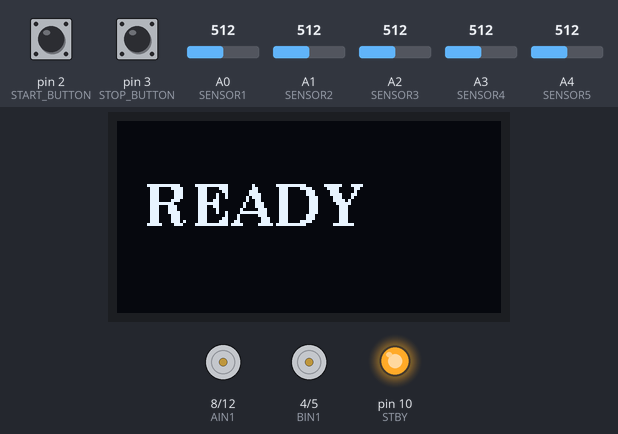
Recording of a sketch running on a simulated Arduino Uno, built with avr-gcc and run on an emulated ATmega328P. On the bench: 128×64 one-colour display, motor-driver pin pairs drawn as motors (green arrow = first pin HIGH = forward, orange = second pin HIGH = backward, longer = more drive, scaled by the enable pin, stopped while the standby pin is LOW), output pins drawn as LEDs (lit = HIGH). The test bench sets the inputs (shaded band); at power-on: pin 2 (START_BUTTON) LOW, pin 3 (STOP_BUTTON) LOW, A0 (SENSOR1) = 512, A1 (SENSOR2) = 512, A2 (SENSOR3) = 512, A3 (SENSOR4) = 512, A4 (SENSOR5) = 512. What the sketch prints to the serial monitor is not drawn.

Above: at 1.2 s.
1.3 s: pin 2 (START_BUTTON) pulled HIGH for 0.15 s
At 1.8 s:
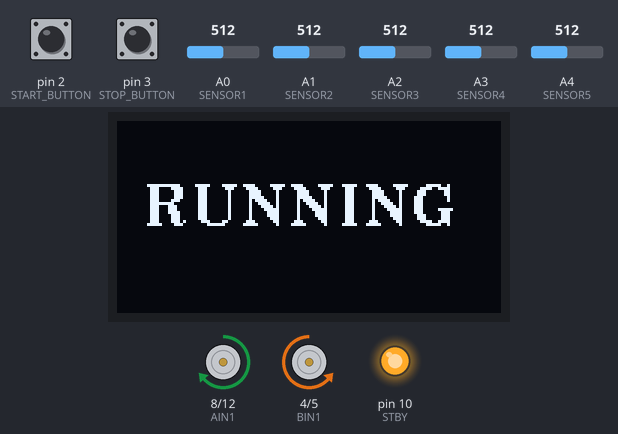
2.9 s: pin 3 (STOP_BUTTON) pulled HIGH for 0.15 s
At 4.0 s:
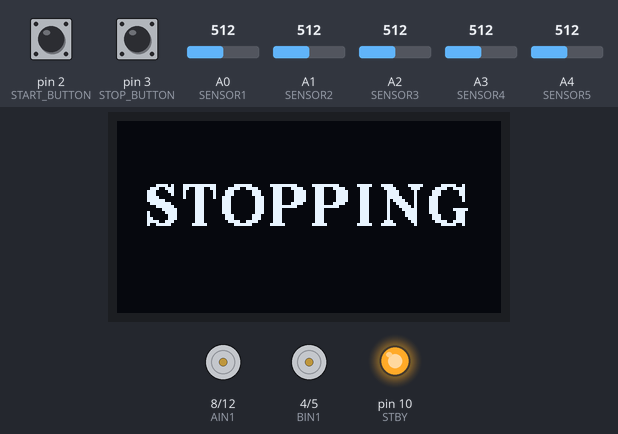
6.0 s: pin 2 (START_BUTTON) pulled HIGH for 1 s
At 6.7 s:
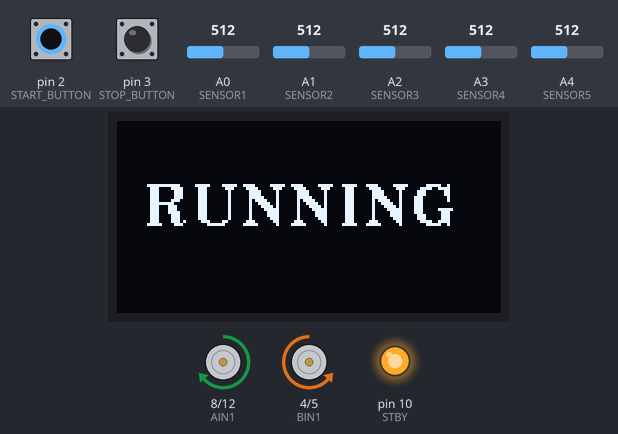
8.5 s: A0 (SENSOR1) set to 525
At 9.1 s:
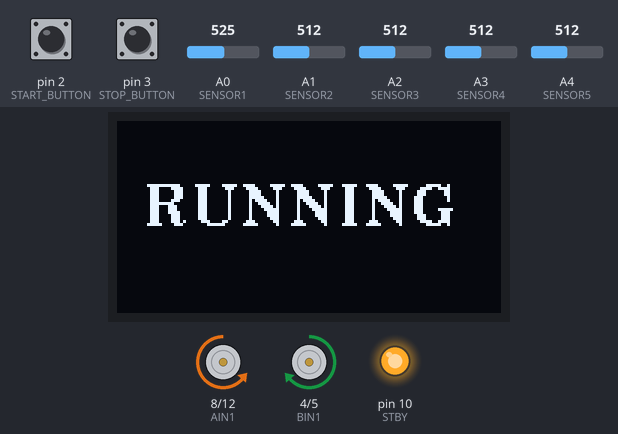
10.0 s: A1 (SENSOR2) set to 716
At 10.4 s:
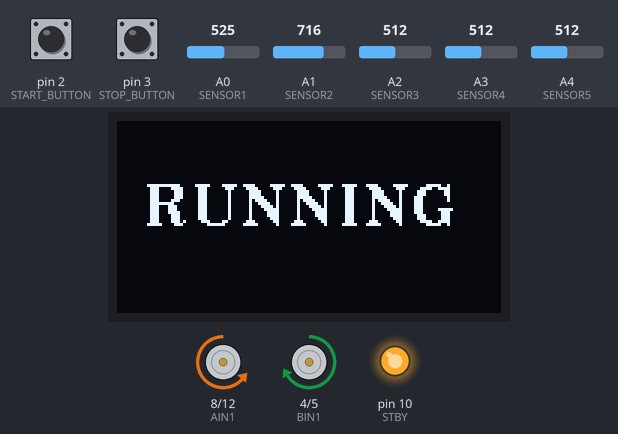
11.5 s: A0 (SENSOR1) set to 502
At 12.7 s:
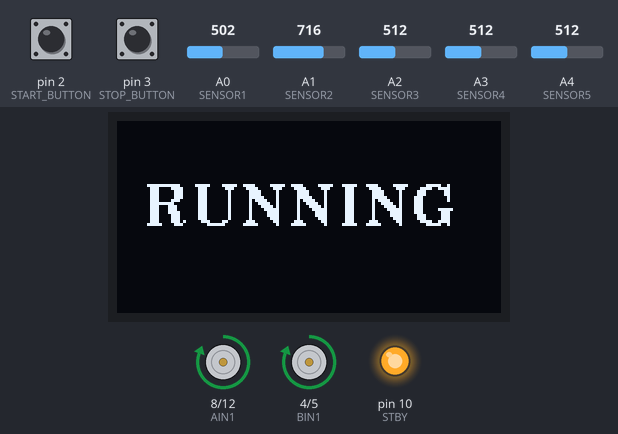
Timing chart, 0 to 14.0 s (numbered marks = the images above; inputs shaded):
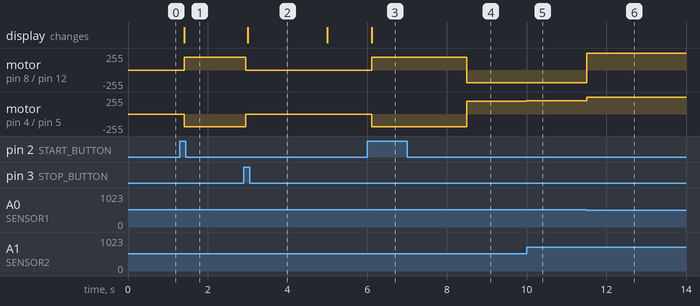

Measured:
- the behaviour switches between 512 and 513 on A0 (SENSOR1) (found by bisection; images 3 and 4)
- after the input at 1.3 s, motor on pin 8 (AIN1) / pin 12 (AIN2): stopped → forward 190/255 after 0.12 s; motor on pin 4 (BIN1) / pin 5 (BIN2): stopped → backward 190/255 after 0.12 s; the display: changes after 0.12 s (image 1)
- after the input at 2.9 s, motor on pin 8 (AIN1) / pin 12 (AIN2): forward 190/255 → stopped after 0.05 s; motor on pin 4 (BIN1) / pin 5 (BIN2): backward 190/255 → stopped after 0.05 s; the display: changes after 0.11 s (image 2)
- after the input at 6.0 s, motor on pin 8 (AIN1) / pin 12 (AIN2): stopped → forward 190/255 after 0.12 s; motor on pin 4 (BIN1) / pin 5 (BIN2): stopped → backward 190/255 after 0.12 s; the display: changes after 0.12 s (image 3)
- after the input at 8.5 s, motor on pin 8 (AIN1) / pin 12 (AIN2): forward 190/255 → backward 190/255 at once; motor on pin 4 (BIN1) / pin 5 (BIN2): backward 190/255 → forward 190/255 at once
- after the input at 10.0 s, motor on pin 4 (BIN1) / pin 5 (BIN2): forward 190/255 → forward 200/255 at once
- after the input at 11.5 s, motor on pin 8 (AIN1) / pin 12 (AIN2): backward 190/255 → forward 255/255 at once; motor on pin 4 (BIN1) / pin 5 (BIN2): forward 200/255 → forward 255/255 at once

The sketch:

test10.ino
```cpp
// Line Follower Robot with Physical Button Control
// Arduino R4 Minima with TCRT5000 sensors and TB6612FNG motor driver

#include <U8g2lib.h>

// TCRT5000 Sensor Pins (analog)
#define SENSOR1 A0
#define SENSOR2 A1
#define SENSOR3 A2
#define SENSOR4 A3
#define SENSOR5 A4

// TB6612FNG Motor Driver Pins
#define PWMA 11   // PWM pin for Motor A
#define AIN2 12
#define AIN1 8
#define STBY 10
#define BIN1 4
#define BIN2 5
#define PWMB 6    // PWM pin for Motor B

// Button Pins
#define START_BUTTON 2
#define STOP_BUTTON 3

// Software I2C pins for OLED
#define OLED_SDA 9
#define OLED_SCL 13

// OLED Display settings
#define SCREEN_WIDTH 128
#define SCREEN_HEIGHT 64

// Motor speed settings
#define BASE_SPEED 200
#define MAX_SPEED 255
#define TURN_SPEED 190

// Button debounce settings
#define DEBOUNCE_DELAY 50

// Display state management
#define STOPPING_DISPLAY_TIME 2000  // 2 seconds

// Global variables
bool robotRunning = false;
int sensorValues[5] = {0, 0, 0, 0, 0};
int threshold = 512; // Adjust based on your sensor calibration (0-1023 range for Arduino)
int lastDirection = 0; // -1 for left, 1 for right, 0 for center

// Button variables
bool lastStartButtonState = LOW;
bool lastStopButtonState = LOW;
unsigned long lastStartDebounceTime = 0;
unsigned long lastStopDebounceTime = 0;

// Display variables
U8G2_SSD1306_128X64_NONAME_F_SW_I2C display(U8G2_R0, OLED_SCL, OLED_SDA, U8X8_PIN_NONE);
bool isStoppingState = false;
unsigned long stoppingStartTime = 0;

// Serial print variables
unsigned long lastPrintTime = 0;
#define PRINT_INTERVAL 500  // Print every 500ms (half second)

void setup() {
  // Initialize Serial communication
  Serial.begin(9600);

  // Initialize OLED display
  display.begin();
  display.setFont(u8g2_font_ncenB14_tr);
  updateDisplay("READY");

  // Initialize sensor pins
  pinMode(SENSOR1, INPUT);
  pinMode(SENSOR2, INPUT);
  pinMode(SENSOR3, INPUT);
  pinMode(SENSOR4, INPUT);
  pinMode(SENSOR5, INPUT);

  // Initialize button pins for external pull-down resistors
  pinMode(START_BUTTON, INPUT);
  pinMode(STOP_BUTTON, INPUT);

  // Initialize motor driver pins
  pinMode(AIN1, OUTPUT);
  pinMode(AIN2, OUTPUT);
  pinMode(BIN1, OUTPUT);
  pinMode(BIN2, OUTPUT);
  pinMode(STBY, OUTPUT);
  pinMode(PWMA, OUTPUT);
  pinMode(PWMB, OUTPUT);

  // Enable motor driver
  digitalWrite(STBY, HIGH);

  // Stop motors initially
  stopMotors();
}

void loop() {
  // Handle stopping state timer
  if (isStoppingState) {
    if (millis() - stoppingStartTime >= STOPPING_DISPLAY_TIME) {
      isStoppingState = false;
      updateDisplay("READY");
    }
  }

  // Read and handle button presses
  handleButtons();

  // Read sensor values
  readSensors();

  // Print sensor values every half second
  printSensorValues();

  // Run line following algorithm if robot is started
  if (robotRunning) {
    followLine();
  }

  delay(5);
}

void updateDisplay(const char* message) {
  display.clearBuffer();
  display.drawStr(10, 35, message);
  display.sendBuffer();
}

void handleButtons() {
  // Read current button states (HIGH when pressed with pull-down)
  bool startButtonReading = digitalRead(START_BUTTON);
  bool stopButtonReading = digitalRead(STOP_BUTTON);

  // Handle Start Button with debouncing
  if (startButtonReading != lastStartButtonState) {
    lastStartDebounceTime = millis();
  }

  if ((millis() - lastStartDebounceTime) > DEBOUNCE_DELAY) {
    if (startButtonReading == HIGH && !robotRunning && !isStoppingState) {
      robotRunning = true;
      updateDisplay("RUNNING");
    }
  }

  lastStartButtonState = startButtonReading;

  // Handle Stop Button with debouncing
  if (stopButtonReading != lastStopButtonState) {
    lastStopDebounceTime = millis();
  }

  if ((millis() - lastStopDebounceTime) > DEBOUNCE_DELAY) {
    if (stopButtonReading == HIGH && robotRunning) {
      robotRunning = false;
      stopMotors();
      isStoppingState = true;
      stoppingStartTime = millis();
      updateDisplay("STOPPING");
    }
  }

  lastStopButtonState = stopButtonReading;
}

void readSensors() {
  sensorValues[0] = analogRead(SENSOR1);
  sensorValues[1] = analogRead(SENSOR2);
  sensorValues[2] = analogRead(SENSOR3);
  sensorValues[3] = analogRead(SENSOR4);
  sensorValues[4] = analogRead(SENSOR5);
}

void printSensorValues() {
  if (millis() - lastPrintTime >= PRINT_INTERVAL) {
    Serial.print("Sensor1 = ");
    Serial.print(sensorValues[0]);
    Serial.print(" | Sensor2 = ");
    Serial.print(sensorValues[1]);
    Serial.print(" | Sensor3 = ");
    Serial.print(sensorValues[2]);
    Serial.print(" | Sensor4 = ");
    Serial.print(sensorValues[3]);
    Serial.print(" | Sensor5 = ");
    Serial.println(sensorValues[4]);

    lastPrintTime = millis();
  }
}

void followLine() {
  // Convert analog values to digital (1 = black line detected, 0 = white)
  bool s1 = sensorValues[0] > threshold;
  bool s2 = sensorValues[1] > threshold;
  bool s3 = sensorValues[2] > threshold;
  bool s4 = sensorValues[3] > threshold;
  bool s5 = sensorValues[4] > threshold;

  // Check if any sensor detects the line
  bool lineDetected = s1 || s2 || s3 || s4 || s5;

  // Priority-based line following logic
  if (!lineDetected) {
    // No line detected - continue rotating in the last known direction
    if (lastDirection == -1) {
      rotateLeft(TURN_SPEED);
    }
    else if (lastDirection == 1) {
      rotateRight(TURN_SPEED);
    }
    else {
      rotateRight(TURN_SPEED);
      lastDirection = 1;
    }
  }
  // FORWARD - 1 1 1 1 1
  else if (s1 && s2 && s3 && s4 && s5) {
    moveForward(BASE_SPEED);
    lastDirection = 0;
  }
  // FORWARD - MIDDLE ONLY - 0 0 1 0 0
  else if (!s1 && !s2 && s3 && !s4 && !s5) {
    moveForward(MAX_SPEED);
    lastDirection = 0;
  }
  // FFORWARD - NO MIDDLE - 0 1 0 1 0
  else if (!s1 && s2 && !s3 && s4 && !s5) {
    moveForward(BASE_SPEED);
    lastDirection = 0;
  }
  // FFORWARD - NO MIDDLE - 1 0 0 0 1
  else if (s1 && !s2 && !s3 && !s4 && s5) {
    moveForward(BASE_SPEED);
    lastDirection = 0;
  }
  // FFORWARD - NO MIDDLE - 1 1 0 1 1
  else if (s1 && s2 && !s3 && s4 && s5) {
    moveForward(BASE_SPEED);
    lastDirection = 0;
  }
  // FORWARD - LEFT MIDDLE ONLY - 0 1 0 0 0
  else if (!s1 && s2 && !s3 && !s4 && !s5) {
    moveForward(MAX_SPEED);
    lastDirection = -1;
  }
  // FORWARD - RIGHT MIDDLE ONLY - 0 0 0 1 0
  else if (!s1 && !s2 && !s3 && s4 && !s5) {
    moveForward(MAX_SPEED);
    lastDirection = 1;
  }
  // FORWARD - MIDDLE ONLY - 0 1 1 1 0
  else if (!s1 && s2 && s3 && s4 && !s5) {
    moveForward(MAX_SPEED);
    lastDirection = 0;
  }
  // FFORWARD - NO MIDDLE - 1 0 1 0 1
  else if (s1 && !s2 && s3 && !s4 && s5) {
    moveForward(BASE_SPEED);
    lastDirection = 0;
  }
  // FFORWARD - LEFT - 1 0 1 0 0
  else if (s1 && !s2 && !s3 && s4 && !s5) {
    turnLeft(TURN_SPEED, BASE_SPEED);
    lastDirection = -1;
  }
  // FFORWARD - LEFT - 1 0 0 1 0
  else if (s1 && !s2 && !s3 && s4 && !s5) {
    moveForward(BASE_SPEED);
    lastDirection = -1;
  }
  // ANGLE RIGHT - 0 0 1 0 1
  else if (!s1 && !s2 && s3 && !s4 && s5) {
    turnRight(BASE_SPEED, TURN_SPEED);
    lastDirection = 1;
  }
  // FFORWARD - LEFT - 0 1 0 0 1
  else if (!s1 && s2 && !s3 && !s4 && s5) {
    moveForward(BASE_SPEED);
    lastDirection = 1;
  }
  // SHARP LEFT - 1 0 0 0 0
  else if (s1 && !s2 && !s3 && !s4 && !s5) {
    rotateLeft(TURN_SPEED);
    lastDirection = -1;
  }
  // SHARP RIGHT - 0 0 0 0 1
  else if (!s1 && !s2 && !s3 && !s4 && s5) {
    rotateRight(TURN_SPEED);
    lastDirection = 1;
  }
  // ANGLE LEFT - 1 1 0 0 0
  else if (s1 && s2 && !s3 && !s4 && !s5) {
    turnLeft(TURN_SPEED, BASE_SPEED);
    lastDirection = -1;
  }
  // ANGLE LEFT - 0 1 1 0 0
  else if (!s1 && s2 && s3 && !s4 && !s5) {
    turnLeft(TURN_SPEED, BASE_SPEED);
    lastDirection = -1;
  }
  // ANGLE RIGHT - 0 0 1 1 0
  else if (!s1 && !s2 && s3 && s4 && !s5) {
    turnRight(BASE_SPEED, TURN_SPEED);
    lastDirection = 1;
  }
  // ANGLE RIGHT - 0 0 0 1 1
  else if (!s1 && !s2 && !s3 && s4 && s5) {
    turnRight(BASE_SPEED, TURN_SPEED);
    lastDirection = 1;
  }
  // SLIGHT LEFT - 1 1 0 1 0
  else if (s1 && s2 && !s3 && s4 && !s5) {
    turnLeft(TURN_SPEED, BASE_SPEED);
    lastDirection = -1;
  }
  // SLIGHT LEFT - 1 1 0 0 1
  else if (s1 && s2 && !s3 && !s4 && s5) {
    rotateLeft(TURN_SPEED);
    lastDirection = -1;
  }
  // SLIGHT LEFT - 1 1 1 0 0
  else if (s1 && s2 && s3 && !s4 && !s5) {
    rotateLeft(TURN_SPEED);
    lastDirection = -1;
  }
  // SLIGHT LEFT - 1 1 1 0 1
  else if (s1 && s2 && s3 && !s4 && s5) {
    rotateLeft(TURN_SPEED);
    lastDirection = -1;
  }
  // SLIGHT LEFT - 1 1 1 1 0
  else if (s1 && s2 && s3 && s4 && !s5) {
    rotateLeft(TURN_SPEED);
    lastDirection = -1;
  }
  // SLIGHT RIGHT - 0 1 0 1 1
  else if (!s1 && s2 && !s3 && s4 && s5) {
    turnRight(BASE_SPEED, BASE_SPEED);
    lastDirection = 1;
  }
  // SLIGHT RIGHT - 1 0 0 1 1
  else if (s1 && !s2 && !s3 && s4 && s5) {
    rotateLeft(TURN_SPEED);
    lastDirection = 1;
  }
  // SLIGHT RIGHT - 0 1 1 1 1
  else if (!s1 && s2 && s3 && s4 && s5) {
    rotateLeft(TURN_SPEED);
    lastDirection = 1;
  }
  // SLIGHT RIGHT - 1 0 1 1 1
  else if (s1 && !s2 && s3 && s4 && s5) {
    rotateLeft(TURN_SPEED);
    lastDirection = 1;
  }
  // SLIGHT RIGHT - 0 0 1 1 1
  else if (!s1 && !s2 && s3 && s4 && s5) {
    rotateLeft(TURN_SPEED);
    lastDirection = 1;
  }
}

void moveForward(int speed) {
  digitalWrite(AIN1, HIGH);
  digitalWrite(AIN2, LOW);
  digitalWrite(BIN1, HIGH);
  digitalWrite(BIN2, LOW);
  analogWrite(PWMA, speed);
  analogWrite(PWMB, speed);
}

void moveBackward(int speed) {
  digitalWrite(AIN1, LOW);
  digitalWrite(AIN2, HIGH);
  digitalWrite(BIN1, LOW);
  digitalWrite(BIN2, HIGH);
  analogWrite(PWMA, speed);
  analogWrite(PWMB, speed);
}

void turnLeft(int leftSpeed, int rightSpeed) {
  digitalWrite(AIN1, LOW);
  digitalWrite(AIN2, HIGH);
  digitalWrite(BIN1, HIGH);
  digitalWrite(BIN2, LOW);
  analogWrite(PWMA, leftSpeed);
  analogWrite(PWMB, rightSpeed);
}

void turnRight(int leftSpeed, int rightSpeed) {
  digitalWrite(AIN1, HIGH);
  digitalWrite(AIN2, LOW);
  digitalWrite(BIN1, LOW);
  digitalWrite(BIN2, HIGH);
  analogWrite(PWMA, leftSpeed);
  analogWrite(PWMB, rightSpeed);
}

void rotateLeft(int speed) {
  // Rotate in place - left motor backward, right motor forward
  digitalWrite(AIN1, LOW);
  digitalWrite(AIN2, HIGH);
  digitalWrite(BIN1, HIGH);
  digitalWrite(BIN2, LOW);
  analogWrite(PWMA, speed);
  analogWrite(PWMB, speed);
}

void rotateRight(int speed) {
  // Rotate in place - left motor forward, right motor backward
  digitalWrite(AIN1, HIGH);
  digitalWrite(AIN2, LOW);
  digitalWrite(BIN1, LOW);
  digitalWrite(BIN2, HIGH);
  analogWrite(PWMA, speed);
  analogWrite(PWMB, speed);
}

void stopMotors() {
  digitalWrite(AIN1, LOW);
  digitalWrite(AIN2, LOW);
  digitalWrite(BIN1, LOW);
  digitalWrite(BIN2, LOW);
  analogWrite(PWMA, 0);
  analogWrite(PWMB, 0);
}
```
